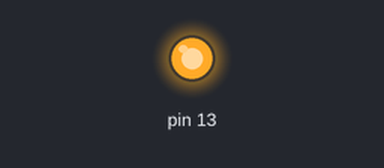
Recording of a sketch running on a simulated Arduino Uno, built with avr-gcc and run on an emulated ATmega328P. On the bench: output pins drawn as LEDs (lit = HIGH).

Above: at 1.0 s.
At 4.3 s:
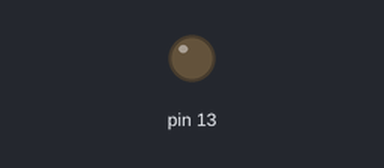
Timing chart, 0 to 7.5 s (numbered marks = the images above):
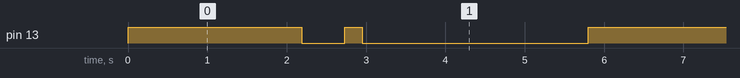

The sketch:

ch03p03.ino
```cpp
void MyDelay(unsigned long mSecondsApx);  // this is a function prototype

void setup()
{
  unsigned char *portDDRB;  // Declare a pointer byte for the data direction register B

  portDDRB = (unsigned char *) 0x24;  // Assign the pointer byte address (from ATmega328p datasheet, data direction register B)

  *portDDRB |= 0x20;  // Bitwise OR which sets bit 5
}

void loop()
{
  unsigned char *portB;  // Declare a pointer byte for data register B

  portB = (unsigned char *) 0x25; // Assign pointer byte address to data register B

  *portB |= 0x20; // Set bit 5 of data register B
  MyDelay(1000);
  *portB &= 0xDF; // Reset bit 5 of data register B
  MyDelay(250);
  *portB |= 0x20; // Set bit 5 of data register B
  MyDelay(100);
  *portB &= 0xDF; // Reset bit 5 of data register B
  MyDelay(1300);
}

void MyDelay(unsigned long mSecondsApx) // This is function definition
{
  volatile unsigned long i; // Initialize loop index
  unsigned long endTime = 1000 * mSecondsApx; // Calculate length of loop

  for (i = 0; i < endTime; i++); // Loop until end time reached
}
```

Measured:
- by itself, pin 13: repeats every 5.8 s: LOW 0.55 s, HIGH 0.22 s, LOW 2.8 s, HIGH 2.2 s
- by itself, everything shown: repeats every 5.8 s, in 4 steps
